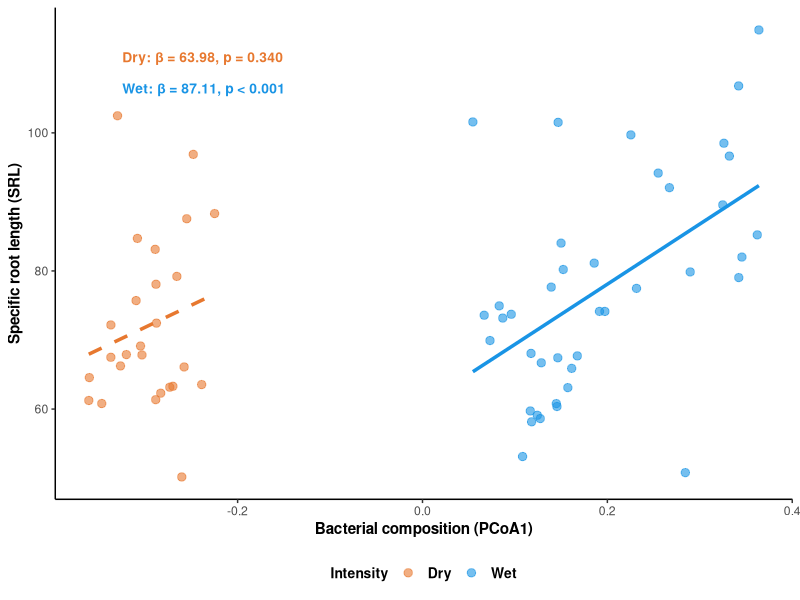
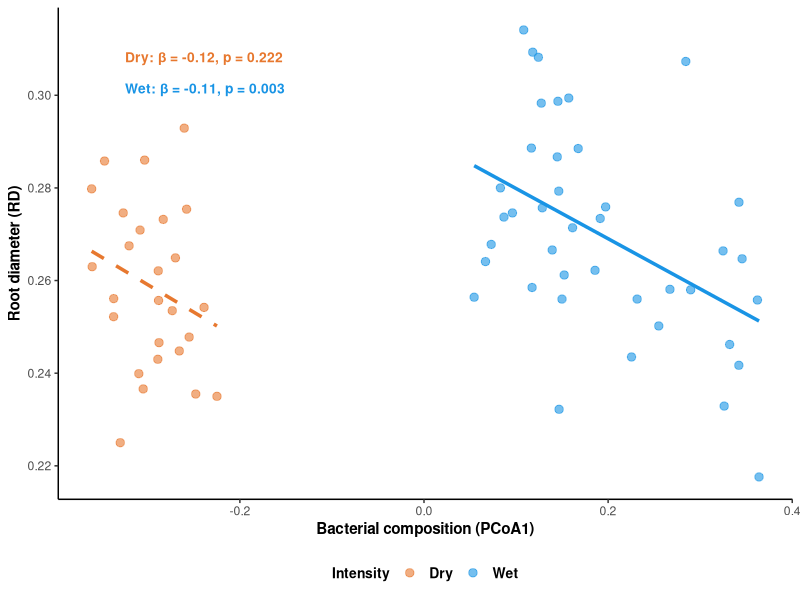
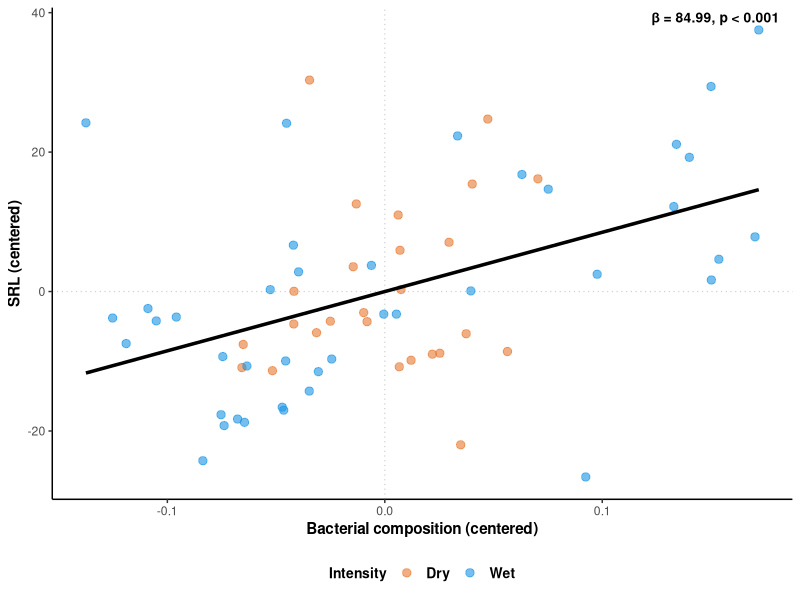
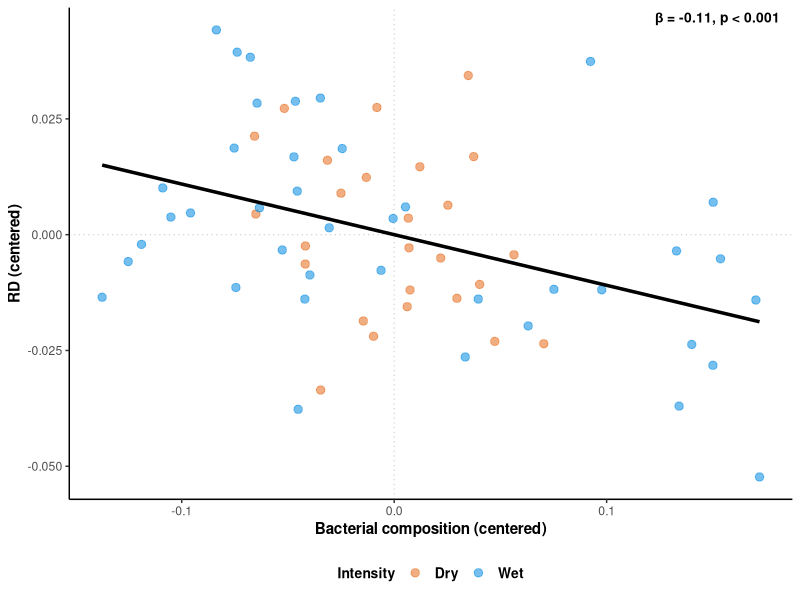
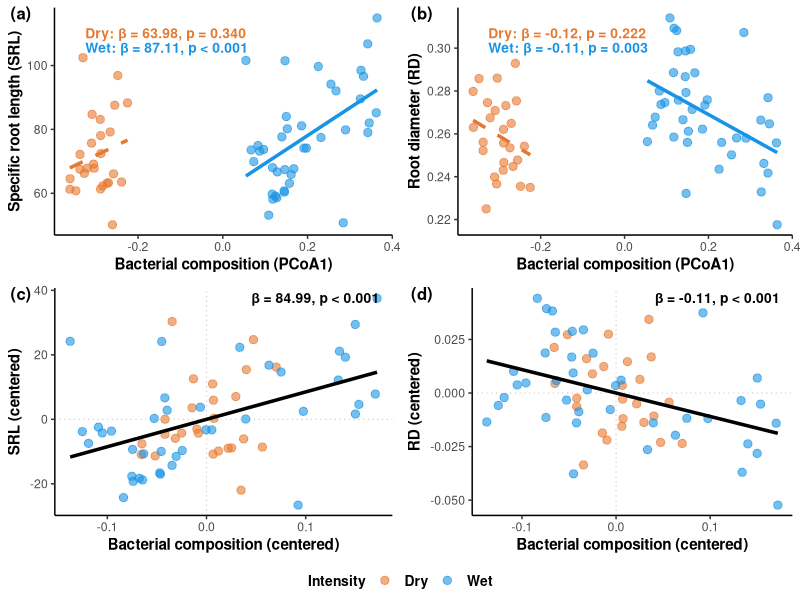
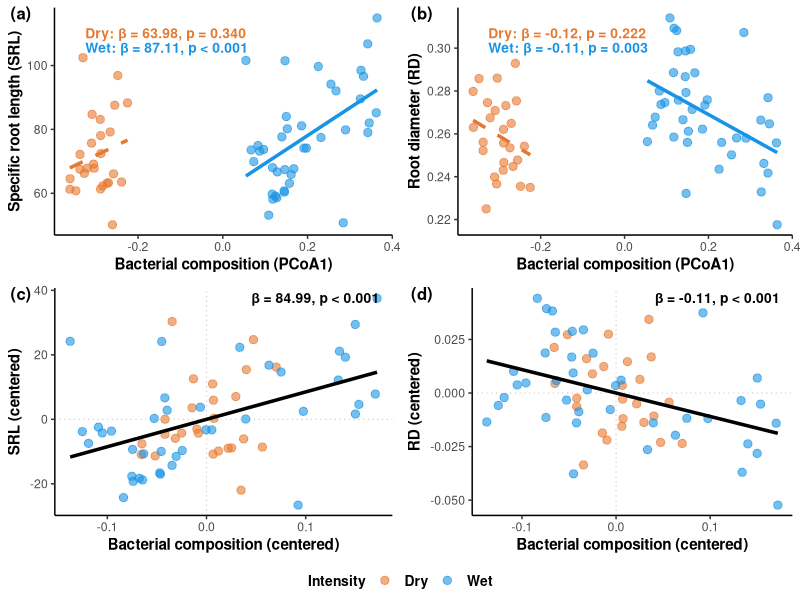

The R script that drew these images, in order:
### Project: Drought intensity and frequency (DIF) - Microbes ###
## Script: SEM follow-up plots ##
## Date: April 2026 | Author: Yang ##

# Change to work directory
setwd("~/Desktop/DIF-Microbes/Data availability")

library(dplyr)
library(ggplot2)
library(ggpubr)

# =========================================================
# 1. Load data
# =========================================================

data <- read.csv("./data/SEM data-plant+microbes.csv", header = TRUE, check.names = FALSE)

data_sem <- data %>%
  mutate(Intensity = factor(Intensity, levels = c("Dry", "Wet")),
         Frequency = factor(Frequency, levels = c("Low", "High")),
         Intensity_num = ifelse(Intensity == "Dry", -0.5, 0.5),
         Frequency_num = ifelse(Frequency == "Low", -0.5, 0.5),
         SRL_z = scale(SRL)[, 1],
         RD_z = scale(RD)[, 1],
         TBs_z = scale(TBs)[, 1],
         Bac_PCoA1_z = scale(Bac_PCoA1)[, 1]) %>%
  dplyr::select(Intensity, Frequency, Intensity_num, Frequency_num,
                SRL, RD, TBs, Bac_PCoA1, SRL_z, RD_z, TBs_z, Bac_PCoA1_z) %>%
  na.omit()

# =========================================================
# 2. Helper functions
# =========================================================

treatment_cols <- c("Dry" = "#E7782F", "Wet" = "#1994E5")

get_lm_stats <- function(df, yvar, xvar = "Bac_PCoA1") {
  form <- as.formula(paste(yvar, "~", xvar))
  mod <- lm(form, data = df)
  sm <- summary(mod)
  
  slope <- coef(mod)[2]
  pval <- sm$coefficients[2, 4]
  
  p_label <- ifelse(pval < 0.001, "p < 0.001", paste0("p = ", sprintf("%.3f", pval)))
  
  ltype <- ifelse(pval < 0.05, "solid", "dashed")
  
  data.frame(slope = slope, pval = pval, p_label = p_label, ltype = ltype)
}

get_lm_label <- function(df, yvar, xvar = "Bac_PCoA1_c") {
  form <- as.formula(paste(yvar, "~", xvar))
  mod <- lm(form, data = df)
  sm <- summary(mod)
  
  slope <- coef(mod)[2]
  pval <- sm$coefficients[2, 4]
  
  p_label <- ifelse(pval < 0.001, "p < 0.001", paste0("p = ", sprintf("%.3f", pval)))
  
  paste0("\u03b2 = ", sprintf("%.2f", slope), ", ", p_label)
}

# =========================================================
# 3. Raw-scale plots by intensity
# =========================================================

x_min <- min(data_sem$Bac_PCoA1, na.rm = TRUE)
x_max <- max(data_sem$Bac_PCoA1, na.rm = TRUE)
x_limits <- c(x_min, x_max)

# ---------- SRL ----------
srl_stats <- data_sem %>%
  group_by(Intensity) %>%
  do(get_lm_stats(., "SRL")) %>%
  ungroup() %>%
  mutate(label = paste0(Intensity, ": \u03b2 = ", sprintf("%.2f", slope), ", ", p_label))

y_min_srl <- min(data_sem$SRL, na.rm = TRUE)
y_max_srl <- max(data_sem$SRL, na.rm = TRUE)

srl_stats <- srl_stats %>%
  mutate(x = x_min + 0.05 * (x_max - x_min),
         y = c(y_max_srl - 0.05 * (y_max_srl - y_min_srl),
               y_max_srl - 0.12 * (y_max_srl - y_min_srl)))

p_srl_plot <- ggplot(data_sem, aes(x = Bac_PCoA1, y = SRL, color = Intensity)) +
  geom_point(size = 2.5, alpha = 0.6) +
  geom_smooth(aes(linetype = Intensity), method = "lm", se = FALSE,
              linewidth = 1.2, show.legend = FALSE) +
  scale_color_manual(values = treatment_cols) +
  scale_linetype_manual(values = setNames(srl_stats$ltype, srl_stats$Intensity)) +
  coord_cartesian(xlim = x_limits) +
  theme_classic(base_size = 11) +
  theme(axis.title = element_text(size = 11, face = "bold"),
        legend.position = "bottom",
        legend.title = element_text(size = 10, face = "bold"),
        legend.text = element_text(size = 10, face = "bold")) +
  labs(x = "Bacterial composition (PCoA1)", y = "Specific root length (SRL)") +
  geom_text(data = srl_stats, aes(x = x, y = y, label = label, color = Intensity),
            inherit.aes = FALSE, hjust = 0, vjust = 1, size = 3.5,
            fontface = "bold", show.legend = FALSE)
p_srl_plot

# ---------- RD ----------
rd_stats <- data_sem %>%
  group_by(Intensity) %>%
  do(get_lm_stats(., "RD")) %>%
  ungroup() %>%
  mutate(label = paste0(Intensity, ": \u03b2 = ", sprintf("%.2f", slope), ", ", p_label))

y_min_rd <- min(data_sem$RD, na.rm = TRUE)
y_max_rd <- max(data_sem$RD, na.rm = TRUE)

rd_stats <- rd_stats %>%
  mutate(x = x_min + 0.05 * (x_max - x_min),
         y = c(y_max_rd - 0.05 * (y_max_rd - y_min_rd),
               y_max_rd - 0.12 * (y_max_rd - y_min_rd)))

p_rd_plot <- ggplot(data_sem, aes(x = Bac_PCoA1, y = RD, color = Intensity)) +
  geom_point(size = 2.5, alpha = 0.6) +
  geom_smooth(aes(linetype = Intensity), method = "lm", se = FALSE,
              linewidth = 1.2, show.legend = FALSE) +
  scale_color_manual(values = treatment_cols) +
  scale_linetype_manual(values = setNames(rd_stats$ltype, rd_stats$Intensity)) +
  coord_cartesian(xlim = x_limits) +
  theme_classic(base_size = 11) +
  theme(axis.title = element_text(size = 11, face = "bold"),
        legend.position = "bottom",
        legend.title = element_text(size = 10, face = "bold"),
        legend.text = element_text(size = 10, face = "bold")) +
  labs(x = "Bacterial composition (PCoA1)", y = "Root diameter (RD)") +
  geom_text(data = rd_stats, aes(x = x, y = y, label = label, color = Intensity),
            inherit.aes = FALSE, hjust = 0, vjust = 1, size = 3.5,
            fontface = "bold", show.legend = FALSE)
p_rd_plot

# =========================================================
# 4. Centered plots consistent with SEM logic
# =========================================================

data_centered <- data_sem %>%
  group_by(Intensity) %>%
  mutate(Bac_PCoA1_c = Bac_PCoA1 - mean(Bac_PCoA1, na.rm = TRUE),
         SRL_c = SRL - mean(SRL, na.rm = TRUE),
         RD_c = RD - mean(RD, na.rm = TRUE)) %>%
  ungroup()

# ---------- Centered SRL ----------
srl_label <- get_lm_label(data_centered, "SRL_c", "Bac_PCoA1_c")

p_srl_cent <- ggplot(data_centered, aes(x = Bac_PCoA1_c, y = SRL_c, color = Intensity)) +
  geom_hline(yintercept = 0, color = "grey80", linewidth = 0.4, linetype = "dotted") +
  geom_vline(xintercept = 0, color = "grey80", linewidth = 0.4, linetype = "dotted") +
  geom_point(size = 2.5, alpha = 0.6) +
  geom_smooth(method = "lm", se = FALSE, color = "black", linewidth = 1.2) +
  scale_color_manual(values = treatment_cols) +
  theme_classic(base_size = 11) +
  theme(axis.title = element_text(face = "bold"),
        legend.position = "bottom",
        legend.text = element_text(face = "bold", size = 10),
        legend.title = element_text(face = "bold", size = 10)) +
  labs(x = "Bacterial composition (centered)", y = "SRL (centered)") +
  annotate("text", x = Inf, y = Inf, label = srl_label, hjust = 1.1, vjust = 1.5,
           size = 3.5, fontface = "bold")
p_srl_cent

# ---------- Centered RD ----------
rd_label <- get_lm_label(data_centered, "RD_c", "Bac_PCoA1_c")

p_rd_cent <- ggplot(data_centered, aes(x = Bac_PCoA1_c, y = RD_c, color = Intensity)) +
  geom_hline(yintercept = 0, color = "grey80", linewidth = 0.4, linetype = "dotted") +
  geom_vline(xintercept = 0, color = "grey80", linewidth = 0.4, linetype = "dotted") +
  geom_point(size = 2.5, alpha = 0.6) +
  geom_smooth(method = "lm", se = FALSE, color = "black", linewidth = 1.2) +
  scale_color_manual(values = treatment_cols) +
  theme_classic(base_size = 11) +
  theme(axis.title = element_text(face = "bold"),
        legend.position = "bottom",
        legend.text = element_text(face = "bold", size = 10),
        legend.title = element_text(face = "bold", size = 10)) +
  labs(x = "Bacterial composition (centered)", y = "RD (centered)") +
  annotate("text", x = Inf, y = Inf, label = rd_label, hjust = 1.1, vjust = 1.5,
           size = 3.5, fontface = "bold")
p_rd_cent

# =========================================================
# 5. Combine and save figure
# =========================================================

final_plot <- ggarrange(p_srl_plot, p_rd_plot, p_srl_cent, p_rd_cent,
                        nrow = 2, ncol = 2, common.legend = TRUE,
                        legend = "bottom", font.label = list(size = 12),
                        labels = c("(a)", "(b)", "(c)", "(d)"))

# Save - Figure S8
ggsave(filename = "./results/figures/srl_rd_vs_bac_pcoa1.pdf", plot = final_plot,
       width = 10, height = 8, units = "in", device = cairo_pdf)

ggsave(filename = "./results/figures/png/srl_rd_vs_bac_pcoa1.png", plot = final_plot,
       width = 10, height = 8, units = "in", dpi = 300, bg = "white")
